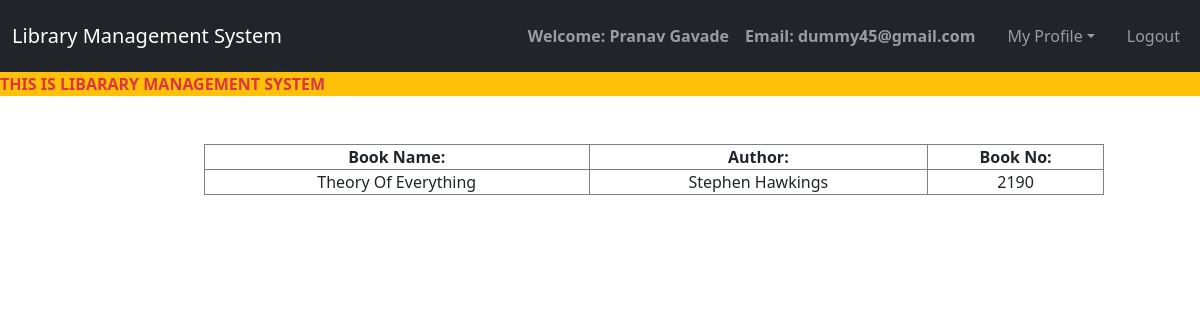
/view_issued_book.php (signed in), run on the app's committed database.
### tables this page shows
CREATE TABLE `issued_books` (
  `s_no` int(11) NOT NULL,
  `book_no` int(11) NOT NULL,
  `book_name` varchar(200) NOT NULL,
  `book_author` varchar(200) NOT NULL,
  `student_id` int(11) NOT NULL,
  `status` int(11) NOT NULL,
  `issue_date` longtext NOT NULL
);

### view_issued_book.php (the view, shortened to what this page needs)
<?php
    $connection = mysqli_connect("localhost", "root", "");
    $query = "select book_name, book_author, book_no from issued_books where student_id = $_SESSION[id] and status = 1";
?>
<!DOCTYPE html>
<html lang="en">
<head>
  <link rel="stylesheet" type="text/css" href="bootstrap-5.0.2-dist/css/bootstrap.min.css">
</head>
<body>
  <nav class="navbar navbar-expand-lg  navbar-expand-sm  navbar-dark bg-dark ">
    <div class="container-fluid">
      <a class="navbar-brand" href="user_dashboard.php">
        Library Management System
      </a>
      <div class=" collapse navbar-collapse" id="navbarNavDropdown">
        <ul class="navbar-nav ms-auto">
           <li class="nav-item">
             <a class="nav-link"><b>Welcome: <?php echo $_SESSION['name']; ?></b></a>
          </li>
          <li class="nav-item">
             <a class="nav-link"><b>Email: <?php echo $_SESSION['email']; ?></b></a>
          </li>
          <li class="nav-item dropdown">
            <a class="nav-link mx-3 dropdown-toggle" data-bs-toggle="dropdown" href="#">My Profile</a>
          </li>
          <li class="nav-item">
             <a class="nav-link" href="logout.php">Logout</a>
          </li>
      </div>
    </div>
  </nav>
  <div class="bg-warning  text-danger">
    <span>
      <marquee style="font-weight: bolder">THIS IS LIBARARY MANAGEMENT SYSTEM</marquee>
    </span>
  </div>
  <br><br>
  <div class="row">
    <div class="col-lg-2"></div>
    <div class="col-lg-8">
        <form action="">
            <table class="table-bordered" width="900px" style="text-align: center;">
                 <tr>
                    <th>Book Name: </th>
                    <th>Author: </th>
                    <th>Book No: </th>
                 </tr>
                 <?php
                 $query_run = mysqli_query($connection, $query);
                 while ($rows = mysqli_fetch_assoc($query_run))
                 {
                    $book_name = $rows['book_name'];
                    $author = $rows['book_author'];
                    $book_no = $rows['book_no'];
                 ?>
                 <tr>
                    <td><?php  echo  $book_name; ?></td>
                    <td><?php  echo  $author; ?></td>
                    <td><?php  echo  $book_no; ?></td>
                 </tr>
                 <?php
                 }
                 ?>
            </table>
        </form>
    </div>
    <div class="col-lg-2"></div>
  </div>
</body>
</html>

### data on the page
issued_books: book_name "Theory Of Everything", book_author "Stephen Hawkings", book_no "2190"

### other printed values
$_SESSION['name'] "Pranav Gavade"
$_SESSION['email'] "dummy45@gmail.com"
